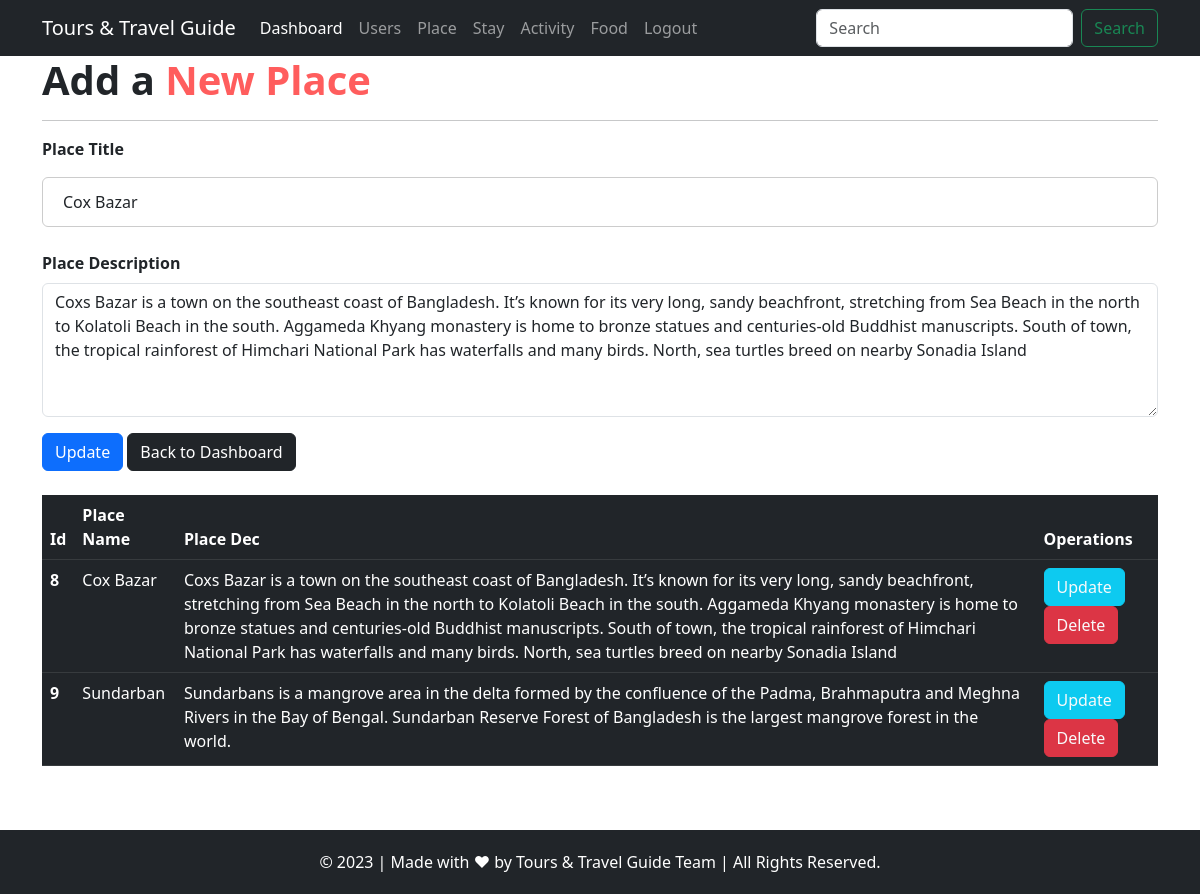
The page /add-place.php?action=edit&id=8 (signed in) on the database its author committed.
### tables this page shows
CREATE TABLE `place` (
  `placeid` int(50) NOT NULL,
  `placetitle` varchar(100) NOT NULL,
  `placedesc` mediumtext NOT NULL
);

### add-place.php (the view, shortened to what this page needs)
<?php
include 'db/_dbConnect.php';
$action = isset($_GET['action']) ? $_GET['action'] : '';
$placeID = isset($_GET['id']) ? $_GET['id'] : null;
?>
<!doctype html>
<html lang="en">
<head>
    <link href="https://cdn.jsdelivr.net/npm/bootstrap@5.3.0-alpha1/dist/css/bootstrap.min.css" rel="stylesheet"
>
    <link rel="stylesheet" href="https://cdn.jsdelivr.net/npm/bootstrap-icons@1.10.3/font/bootstrap-icons.css">
    <link rel="stylesheet" href="css/style.css">
</head>
<body>
    <?php
        require 'php/nav.php';
    ?>
    <div class="container">
    <h2 class="display-6 fw-bold">Add a <span style="color:#ff5d5d">New Place</span></h2>
    <hr>
    <?php
    if ($action == 'edit' && $placeID != null){
        $sql = "SELECT * FROM `place` WHERE `placeid` = '{$placeID}'";
        $result = mysqli_query($connect, $sql);
        $place = mysqli_fetch_assoc($result);
        ?>
        <form action="#" method="POST">
            <div class="mb-3">
                <label class="form-label fw-bold">Place Title</label>
                <input type="text" class="form-control" name="title" value="<?php echo $place['placetitle'] ?>">
            </div>
            <div class="mb-3">
                <label class="form-label fw-bold">Place Description</label>
                <textarea class="form-control" rows="5" name="desc"><?php echo $place['placedesc'] ?></textarea>
            </div>
            <button type="submit" class="btn btn-primary" name="update">Update</button>
            <button type="button" class="btn btn-dark">Back to Dashboard</button>
        </form>
        <?php } ?>
    </div>
    <br>
    <div class="container">
    <table class="table table-dark table-hover">
        <thead>
            <tr>
            <th scope="col">Id</th>
            <th scope="col">Place Name</th>
            <th scope="col">Place Dec</th>
            <th scope="col">Operations</th>
            </tr>
        </thead>
        <tbody>
            <?php
                $sql = "SELECT * FROM `place`";
                $result = mysqli_query($connect, $sql);
                if($result){
                    while($row = mysqli_fetch_assoc($result)){
                        echo '
                        <tr>
                        <th scope="row">'. $row['placeid'] .'</th>
                        <td>'. $row['placetitle'] .'</td>
                        <td>'. $row['placedesc'] .'</td>
                        <td>
                            <button class="btn btn-info">
                                <a href="?action=edit&id='. $row['placeid'] .'" class="text-light text-decoration-none">Update</a>
                            </button>
                            <button class="btn btn-danger">
                                <a href="delete.php?type=place&id='. $row['placeid'] .'" class="text-light text-decoration-none">Delete</a>
                            </button>
                        </td>
                        </tr>
                        ';
                    }
                }
            ?>
        </tbody>
        </table>
    </div>
    <br><br>
    <?php
    require 'php/footer.php'
    ?>
</body>
</html>

### css/style.css (style rules this page uses)
* { padding: 0; margin: 0; box-sizing: border-box; }
input[type=text], [type=email], input[type=password], select { width: 100%; padding: 12px 20px; margin: 8px 0; display: inline-block; border: 1px solid #ccc; box-sizing: border-box; }

### rows shown on the page
place: title "Cox Bazar", desc "Coxs Bazar is a town on the southeast coast of Bangladesh. It’s known for its very long, sandy beachfront, stretching from Sea Beach in the north to Kolatoli Beach in the south. Aggameda Khyang monastery is home to bronze statues and centuries-old Buddhist manuscripts. South of town, the tropical rainforest of Himchari National Park has waterfalls and many birds. North, sea turtles breed on nearby Sonadia Island", placeid "8", placetitle "Cox Bazar", placedesc "Coxs Bazar is a town on the southeast coast of Bangladesh. It’s known for its very long, sandy beachfront, stretching from Sea Beach in the north to Kolatoli Beach in the south. Aggameda Khyang monastery is home to bronze statues and centuries-old Buddhist manuscripts. South of town, the tropical rainforest of Himchari National Park has waterfalls and many birds. North, sea turtles breed on nearby Sonadia Island"
place: placeid "9", placetitle "Sundarban", placedesc "Sundarbans is a mangrove area in the delta formed by the confluence of the Padma, Brahmaputra and Meghna Rivers in the Bay of Bengal. Sundarban Reserve Forest of Bangladesh is the largest mangrove forest in the world."
